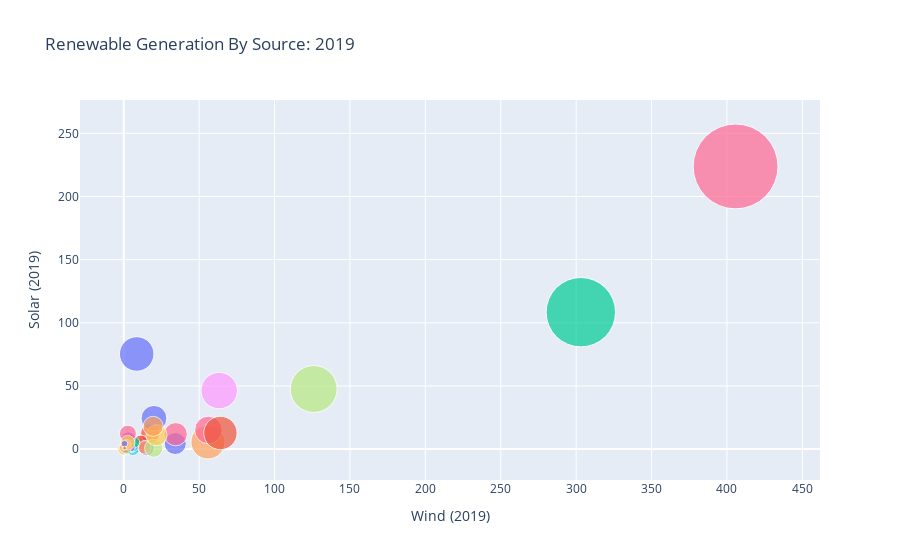

This figure's notebook cell:
### Code cell
fig = pex.scatter(Yr2019, x = "Wind (2019)", y = "Solar (2019)",size="Total (2019)", color=list(Yr2019.index), size_max=60,template="plotly", title="Renewable Generation By Source: 2019")
fig.update_layout(showlegend=False)
fig.update_traces(hovertemplate='<b>Solar</b>: %{y}'+'<br><b>Wind</b>: %{x}<br>')
fig.show()

### Figure 1 — Plotly figure (JSON) as saved in the notebook; plotly's stock layout.template omitted (floating-point values rounded to 4 significant figures)
{"data": [{"hovertemplate": "<b>Solar</b>: %{y}<br><b>Wind</b>: %{x}<br>", "legendgroup": "Canada", "marker": {"color": "#636efa", "size": [49.3], "sizemode": "area", "sizeref": 0.2034, "symbol": "circle"}, "mode": "markers", "name": "Canada", "orientation": "v", "showlegend": true, "type": "scatter", "x": [34.17], "xaxis": "x", "y": [4.315], "yaxis": "y"}, {"hovertemplate": "<b>Solar</b>: %{y}<br><b>Wind</b>: %{x}<br>", "legendgroup": "Mexico", "marker": {"color": "#EF553B", "size": [37.79], "sizemode": "area", "sizeref": 0.2034, "symbol": "circle"}, "mode": "markers", "name": "Mexico", "orientation": "v", "showlegend": true, "type": "scatter", "x": [17.6], "xaxis": "x", "y": [12.44], "yaxis": "y"}, {"hovertemplate": "<b>Solar</b>: %{y}<br><b>Wind</b>: %{x}<br>", "legendgroup": "US", "marker": {"color": "#00cc96", "size": [489.8], "sizemode": "area", "sizeref": 0.2034, "symbol": "circle"}, "mode": "markers", "name": "US", "orientation": "v", "showlegend": true, "type": "scatter", "x": [303.1], "xaxis": "x", "y": [108.4], "yaxis": "y"}, {"hovertemplate": "<b>Solar</b>: %{y}<br><b>Wind</b>: %{x}<br>", "legendgroup": "Argentina", "marker": {"color": "#ab63fa", "size": [8.193], "sizemode": "area", "sizeref": 0.2034, "symbol": "circle"}, "mode": "markers", "name": "Argentina", "orientation": "v", "showlegend": true, "type": "scatter", "x": [4.996], "xaxis": "x", "y": [0.7997], "yaxis": "y"}, {"hovertemplate": "<b>Solar</b>: %{y}<br><b>Wind</b>: %{x}<br>", "legendgroup": "Brazil", "marker": {"color": "#FFA15A", "size": [117.7], "sizemode": "area", "sizeref": 0.2034, "symbol": "circle"}, "mode": "markers", "name": "Brazil", "orientation": "v", "showlegend": true, "type": "scatter", "x": [55.83], "xaxis": "x", "y": [5.563], "yaxis": "y"}, {"hovertemplate": "<b>Solar</b>: %{y}<br><b>Wind</b>: %{x}<br>", "legendgroup": "Chile", "marker": {"color": "#19d3f3", "size": [21.59], "sizemode": "area", "sizeref": 0.2034, "symbol": "circle"}, "mode": "markers", "name": "Chile", "orientation": "v", "showlegend": true, "type": "scatter", "x": [5.3], "xaxis": "x", "y": [6.3], "yaxis": "y"}, {"hovertemplate": "<b>Solar</b>: %{y}<br><b>Wind</b>: %{x}<br>", "legendgroup": "Colombia", "marker": {"color": "#FF6692", "size": [2.23], "sizemode": "area", "sizeref": 0.2034, "symbol": "circle"}, "mode": "markers", "name": "Colombia", "orientation": "v", "showlegend": true, "type": "scatter", "x": [0.05954], "xaxis": "x", "y": [0.1231], "yaxis": "y"}, {"hovertemplate": "<b>Solar</b>: %{y}<br><b>Wind</b>: %{x}<br>", "legendgroup": "Ecuador", "marker": {"color": "#B6E880", "size": [0.7067], "sizemode": "area", "sizeref": 0.2034, "symbol": "circle"}, "mode": "markers", "name": "Ecuador", "orientation": "v", "showlegend": true, "type": "scatter", "x": [0.08553], "xaxis": "x", "y": [0.1665], "yaxis": "y"}, {"hovertemplate": "<b>Solar</b>: %{y}<br><b>Wind</b>: %{x}<br>", "legendgroup": "Peru", "marker": {"color": "#FF97FF", "size": [4.022], "sizemode": "area", "sizeref": 0.2034, "symbol": "circle"}, "mode": "markers", "name": "Peru", "orientation": "v", "showlegend": true, "type": "scatter", "x": [1.646], "xaxis": "x", "y": [0.7617], "yaxis": "y"}, {"hovertemplate": "<b>Solar</b>: %{y}<br><b>Wind</b>: %{x}<br>", "legendgroup": "Trinidad & Tobago", "marker": {"color": "#FECB52", "size": [0.00467], "sizemode": "area", "sizeref": 0.2034, "symbol": "circle"}, "mode": "markers", "name": "Trinidad & Tobago", "orientation": "v", "showlegend": true, "type": "scatter", "x": [0], "xaxis": "x", "y": [0.00467], "yaxis": "y"}, {"hovertemplate": "<b>Solar</b>: %{y}<br><b>Wind</b>: %{x}<br>", "legendgroup": "Venezuela", "marker": {"color": "#636efa", "size": [0.1597], "sizemode": "area", "sizeref": 0.2034, "symbol": "circle"}, "mode": "markers", "name": "Venezuela", "orientation": "v", "showlegend": true, "type": "scatter", "x": [0.1479], "xaxis": "x", "y": [0.01183], "yaxis": "y"}, {"hovertemplate": "<b>Solar</b>: %{y}<br><b>Wind</b>: %{x}<br>", "legendgroup": "Other S. & Cent. America", "marker": {"color": "#EF553B", "size": [29.59], "sizemode": "area", "sizeref": 0.2034, "symbol": "circle"}, "mode": "markers", "name": "Other S. & Cent. America", "orientation": "v", "showlegend": true, "type": "scatter", "x": [11.09], "xaxis": "x", "y": [3.887], "yaxis": "y"}, {"hovertemplate": "<b>Solar</b>: %{y}<br><b>Wind</b>: %{x}<br>", "legendgroup": "Austria", "marker": {"color": "#00cc96", "size": [13.57], "sizemode": "area", "sizeref": 0.2034, "symbol": "circle"}, "mode": "markers", "name": "Austria", "orientation": "v", "showlegend": true, "type": "scatter", "x": [7.435], "xaxis": "x", "y": [1.352], "yaxis": "y"}, {"hovertemplate": "<b>Solar</b>: %{y}<br><b>Wind</b>: %{x}<br>", "legendgroup": "Belgium", "marker": {"color": "#ab63fa", "size": [18.61], "sizemode": "area", "sizeref": 0.2034, "symbol": "circle"}, "mode": "markers", "name": "Belgium", "orientation": "v", "showlegend": true, "type": "scatter", "x": [9.532], "xaxis": "x", "y": [3.947], "yaxis": "y"}, {"hovertemplate": "<b>Solar</b>: %{y}<br><b>Wind</b>: %{x}<br>", "legendgroup": "Czech Republic", "marker": {"color": "#FFA15A", "size": [7.907], "sizemode": "area", "sizeref": 0.2034, "symbol": "circle"}, "mode": "markers", "name": "Czech Republic", "orientation": "v", "showlegend": true, "type": "scatter", "x": [0.7], "xaxis": "x", "y": [2.282], "yaxis": "y"}, {"hovertemplate": "<b>Solar</b>: %{y}<br><b>Wind</b>: %{x}<br>", "legendgroup": "Finland", "marker": {"color": "#19d3f3", "size": [18.36], "sizemode": "area", "sizeref": 0.2034, "symbol": "circle"}, "mode": "markers", "name": "Finland", "orientation": "v", "showlegend": true, "type": "scatter", "x": [5.985], "xaxis": "x", "y": [0.1781], "yaxis": "y"}, {"hovertemplate": "<b>Solar</b>: %{y}<br><b>Wind</b>: %{x}<br>", "legendgroup": "France", "marker": {"color": "#FF6692", "size": [54.91], "sizemode": "area", "sizeref": 0.2034, "symbol": "circle"}, "mode": "markers", "name": "France", "orientation": "v", "showlegend": true, "type": "scatter", "x": [34.48], "xaxis": "x", "y": [11.73], "yaxis": "y"}, {"hovertemplate": "<b>Solar</b>: %{y}<br><b>Wind</b>: %{x}<br>", "legendgroup": "Germany", "marker": {"color": "#B6E880", "size": [224.1], "sizemode": "area", "sizeref": 0.2034, "symbol": "circle"}, "mode": "markers", "name": "Germany", "orientation": "v", "showlegend": true, "type": "scatter", "x": [126.0], "xaxis": "x", "y": [47.52], "yaxis": "y"}, {"hovertemplate": "<b>Solar</b>: %{y}<br><b>Wind</b>: %{x}<br>", "legendgroup": "Greece", "marker": {"color": "#FF97FF", "size": [11.56], "sizemode": "area", "sizeref": 0.2034, "symbol": "circle"}, "mode": "markers", "name": "Greece", "orientation": "v", "showlegend": true, "type": "scatter", "x": [7.278], "xaxis": "x", "y": [3.96], "yaxis": "y"}, {"hovertemplate": "<b>Solar</b>: %{y}<br><b>Wind</b>: %{x}<br>", "legendgroup": "Hungary", "marker": {"color": "#FECB52", "size": [4.256], "sizemode": "area", "sizeref": 0.2034, "symbol": "circle"}, "mode": "markers", "name": "Hungary", "orientation": "v", "showlegend": true, "type": "scatter", "x": [0.726], "xaxis": "x", "y": [1.384], "yaxis": "y"}, {"hovertemplate": "<b>Solar</b>: %{y}<br><b>Wind</b>: %{x}<br>", "legendgroup": "Italy", "marker": {"color": "#636efa", "size": [67.62], "sizemode": "area", "sizeref": 0.2034, "symbol": "circle"}, "mode": "markers", "name": "Italy", "orientation": "v", "showlegend": true, "type": "scatter", "x": [20.06], "xaxis": "x", "y": [24.33], "yaxis": "y"}, {"hovertemplate": "<b>Solar</b>: %{y}<br><b>Wind</b>: %{x}<br>", "legendgroup": "Netherlands", "marker": {"color": "#EF553B", "size": [22.28], "sizemode": "area", "sizeref": 0.2034, "symbol": "circle"}, "mode": "markers", "name": "Netherlands", "orientation": "v", "showlegend": true, "type": "scatter", "x": [11.46], "xaxis": "x", "y": [5.189], "yaxis": "y"}, {"hovertemplate": "<b>Solar</b>: %{y}<br><b>Wind</b>: %{x}<br>", "legendgroup": "Norway", "marker": {"color": "#00cc96", "size": [5.911], "sizemode": "area", "sizeref": 0.2034, "symbol": "circle"}, "mode": "markers", "name": "Norway", "orientation": "v", "showlegend": true, "type": "scatter", "x": [5.538], "xaxis": "x", "y": [0.1125], "yaxis": "y"}, {"hovertemplate": "<b>Solar</b>: %{y}<br><b>Wind</b>: %{x}<br>", "legendgroup": "Poland", "marker": {"color": "#ab63fa", "size": [23.1], "sizemode": "area", "sizeref": 0.2034, "symbol": "circle"}, "mode": "markers", "name": "Poland", "orientation": "v", "showlegend": true, "type": "scatter", "x": [15.04], "xaxis": "x", "y": [0.713], "yaxis": "y"}, {"hovertemplate": "<b>Solar</b>: %{y}<br><b>Wind</b>: %{x}<br>", "legendgroup": "Portugal", "marker": {"color": "#FFA15A", "size": [18.56], "sizemode": "area", "sizeref": 0.2034, "symbol": "circle"}, "mode": "markers", "name": "Portugal", "orientation": "v", "showlegend": true, "type": "scatter", "x": [13.74], "xaxis": "x", "y": [1.275], "yaxis": "y"}, {"hovertemplate": "<b>Solar</b>: %{y}<br><b>Wind</b>: %{x}<br>", "legendgroup": "Romania", "marker": {"color": "#19d3f3", "size": [9.023], "sizemode": "area", "sizeref": 0.2034, "symbol": "circle"}, "mode": "markers", "name": "Romania", "orientation": "v", "showlegend": true, "type": "scatter", "x": [6.744], "xaxis": "x", "y": [1.734], "yaxis": "y"}, {"hovertemplate": "<b>Solar</b>: %{y}<br><b>Wind</b>: %{x}<br>", "legendgroup": "Spain", "marker": {"color": "#FF6692", "size": [77.49], "sizemode": "area", "sizeref": 0.2034, "symbol": "circle"}, "mode": "markers", "name": "Spain", "orientation": "v", "showlegend": true, "type": "scatter", "x": [56.17], "xaxis": "x", "y": [15.04], "yaxis": "y"}, {"hovertemplate": "<b>Solar</b>: %{y}<br><b>Wind</b>: %{x}<br>", "legendgroup": "Sweden", "marker": {"color": "#B6E880", "size": [33.59], "sizemode": "area", "sizeref": 0.2034, "symbol": "circle"}, "mode": "markers", "name": "Sweden", "orientation": "v", "showlegend": true, "type": "scatter", "x": [19.88], "xaxis": "x", "y": [0.5867], "yaxis": "y"}, {"hovertemplate": "<b>Solar</b>: %{y}<br><b>Wind</b>: %{x}<br>", "legendgroup": "Switzerland", "marker": {"color": "#FF97FF", "size": [4.144], "sizemode": "area", "sizeref": 0.2034, "symbol": "circle"}, "mode": "markers", "name": "Switzerland", "orientation": "v", "showlegend": true, "type": "scatter", "x": [0.122], "xaxis": "x", "y": [2.26], "yaxis": "y"}, {"hovertemplate": "<b>Solar</b>: %{y}<br><b>Wind</b>: %{x}<br>", "legendgroup": "Turkey", "marker": {"color": "#FECB52", "size": [45.33], "sizemode": "area", "sizeref": 0.2034, "symbol": "circle"}, "mode": "markers", "name": "Turkey", "orientation": "v", "showlegend": true, "type": "scatter", "x": [21.7], "xaxis": "x", "y": [10.92], "yaxis": "y"}, {"hovertemplate": "<b>Solar</b>: %{y}<br><b>Wind</b>: %{x}<br>", "legendgroup": "Ukraine", "marker": {"color": "#636efa", "size": [5.037], "sizemode": "area", "sizeref": 0.2034, "symbol": "circle"}, "mode": "markers", "name": "Ukraine", "orientation": "v", "showlegend": true, "type": "scatter", "x": [1.885], "xaxis": "x", "y": [2.911], "yaxis": "y"}, {"hovertemplate": "<b>Solar</b>: %{y}<br><b>Wind</b>: %{x}<br>", "legendgroup": "United Kingdom", "marker": {"color": "#EF553B", "size": [113.4], "sizemode": "area", "sizeref": 0.2034, "symbol": "circle"}, "mode": "markers", "name": "United Kingdom", "orientation": "v", "showlegend": true, "type": "scatter", "x": [64.13], "xaxis": "x", "y": [12.68], "yaxis": "y"}, {"hovertemplate": "<b>Solar</b>: %{y}<br><b>Wind</b>: %{x}<br>", "legendgroup": "Other Europe", "marker": {"color": "#00cc96", "size": [2.021], "sizemode": "area", "sizeref": 0.2034, "symbol": "circle"}, "mode": "markers", "name": "Other Europe", "orientation": "v", "showlegend": true, "type": "scatter", "x": [1.498], "xaxis": "x", "y": [0.294], "yaxis": "y"}, {"hovertemplate": "<b>Solar</b>: %{y}<br><b>Wind</b>: %{x}<br>", "legendgroup": "Azerbaijan", "marker": {"color": "#ab63fa", "size": [0.2595], "sizemode": "area", "sizeref": 0.2034, "symbol": "circle"}, "mode": "markers", "name": "Azerbaijan", "orientation": "v", "showlegend": true, "type": "scatter", "x": [0.1346], "xaxis": "x", "y": [0.0438], "yaxis": "y"}, {"hovertemplate": "<b>Solar</b>: %{y}<br><b>Wind</b>: %{x}<br>", "legendgroup": "Belarus", "marker": {"color": "#FFA15A", "size": [0.34], "sizemode": "area", "sizeref": 0.2034, "symbol": "circle"}, "mode": "markers", "name": "Belarus", "orientation": "v", "showlegend": true, "type": "scatter", "x": [0.1063], "xaxis": "x", "y": [0.1198], "yaxis": "y"}, {"hovertemplate": "<b>Solar</b>: %{y}<br><b>Wind</b>: %{x}<br>", "legendgroup": "Kazakhstan", "marker": {"color": "#19d3f3", "size": [0.7916], "sizemode": "area", "sizeref": 0.2034, "symbol": "circle"}, "mode": "markers", "name": "Kazakhstan", "orientation": "v", "showlegend": true, "type": "scatter", "x": [0.4958], "xaxis": "x", "y": [0.2907], "yaxis": "y"}, {"hovertemplate": "<b>Solar</b>: %{y}<br><b>Wind</b>: %{x}<br>", "legendgroup": "Russian Federation", "marker": {"color": "#FF6692", "size": [1.82], "sizemode": "area", "sizeref": 0.2034, "symbol": "circle"}, "mode": "markers", "name": "Russian Federation", "orientation": "v", "showlegend": true, "type": "scatter", "x": [0.3148], "xaxis": "x", "y": [0.985], "yaxis": "y"}, {"hovertemplate": "<b>Solar</b>: %{y}<br><b>Wind</b>: %{x}<br>", "legendgroup": "Turkmenistan", "marker": {"color": "#B6E880", "size": [0.00696], "sizemode": "area", "sizeref": 0.2034, "symbol": "circle"}, "mode": "markers", "name": "Turkmenistan", "orientation": "v", "showlegend": true, "type": "scatter", "x": [0], "xaxis": "x", "y": [0.00696], "yaxis": "y"}, {"hovertemplate": "<b>Solar</b>: %{y}<br><b>Wind</b>: %{x}<br>", "legendgroup": "Uzbekistan", "marker": {"color": "#FF97FF", "size": [0.003811], "sizemode": "area", "sizeref": 0.2034, "symbol": "circle"}, "mode": "markers", "name": "Uzbekistan", "orientation": "v", "showlegend": true, "type": "scatter", "x": [0], "xaxis": "x", "y": [0.003811], "yaxis": "y"}, {"hovertemplate": "<b>Solar</b>: %{y}<br><b>Wind</b>: %{x}<br>", "legendgroup": "Other CIS", "marker": {"color": "#FECB52", "size": [0.06714], "sizemode": "area", "sizeref": 0.2034, "symbol": "circle"}, "mode": "markers", "name": "Other CIS", "orientation": "v", "showlegend": true, "type": "scatter", "x": [0.0262], "xaxis": "x", "y": [0.02114], "yaxis": "y"}, {"hovertemplate": "<b>Solar</b>: %{y}<br><b>Wind</b>: %{x}<br>", "legendgroup": "Iran", "marker": {"color": "#636efa", "size": [0.5525], "sizemode": "area", "sizeref": 0.2034, "symbol": "circle"}, "mode": "markers", "name": "Iran", "orientation": "v", "showlegend": true, "type": "scatter", "x": [0.3573], "xaxis": "x", "y": [0.1707], "yaxis": "y"}, {"hovertemplate": "<b>Solar</b>: %{y}<br><b>Wind</b>: %{x}<br>", "legendgroup": "Iraq", "marker": {"color": "#EF553B", "size": [0.05731], "sizemode": "area", "sizeref": 0.2034, "symbol": "circle"}, "mode": "markers", "name": "Iraq", "orientation": "v", "showlegend": true, "type": "scatter", "x": [0], "xaxis": "x", "y": [0.05731], "yaxis": "y"}, {"hovertemplate": "<b>Solar</b>: %{y}<br><b>Wind</b>: %{x}<br>", "legendgroup": "Israel", "marker": {"color": "#00cc96", "size": [2.885], "sizemode": "area", "sizeref": 0.2034, "symbol": "circle"}, "mode": "markers", "name": "Israel", "orientation": "v", "showlegend": true, "type": "scatter", "x": [0.06445], "xaxis": "x", "y": [2.719], "yaxis": "y"}, {"hovertemplate": "<b>Solar</b>: %{y}<br><b>Wind</b>: %{x}<br>", "legendgroup": "Kuwait", "marker": {"color": "#ab63fa", "size": [0.1599], "sizemode": "area", "sizeref": 0.2034, "symbol": "circle"}, "mode": "markers", "name": "Kuwait", "orientation": "v", "showlegend": true, "type": "scatter", "x": [0.01752], "xaxis": "x", "y": [0.1424], "yaxis": "y"}, {"hovertemplate": "<b>Solar</b>: %{y}<br><b>Wind</b>: %{x}<br>", "legendgroup": "Oman", "marker": {"color": "#FFA15A", "size": [0.003755], "sizemode": "area", "sizeref": 0.2034, "symbol": "circle"}, "mode": "markers", "name": "Oman", "orientation": "v", "showlegend": true, "type": "scatter", "x": [0], "xaxis": "x", "y": [0.003755], "yaxis": "y"}, {"hovertemplate": "<b>Solar</b>: %{y}<br><b>Wind</b>: %{x}<br>", "legendgroup": "Qatar", "marker": {"color": "#19d3f3", "size": [0.1232], "sizemode": "area", "sizeref": 0.2034, "symbol": "circle"}, "mode": "markers", "name": "Qatar", "orientation": "v", "showlegend": true, "type": "scatter", "x": [0], "xaxis": "x", "y": [0.008364], "yaxis": "y"}, {"hovertemplate": "<b>Solar</b>: %{y}<br><b>Wind</b>: %{x}<br>", "legendgroup": "Saudi Arabia", "marker": {"color": "#FF6692", "size": [1.781], "sizemode": "area", "sizeref": 0.2034, "symbol": "circle"}, "mode": "markers", "name": "Saudi Arabia", "orientation": "v", "showlegend": true, "type": "scatter", "x": [0], "xaxis": "x", "y": [1.781], "yaxis": "y"}, {"hovertemplate": "<b>Solar</b>: %{y}<br><b>Wind</b>: %{x}<br>", "legendgroup": "United Arab Emirates", "marker": {"color": "#B6E880", "size": [4.176], "sizemode": "area", "sizeref": 0.2034, "symbol": "circle"}, "mode": "markers", "name": "United Arab Emirates", "orientation": "v", "showlegend": true, "type": "scatter", "x": [0.001489], "xaxis": "x", "y": [4.169], "yaxis": "y"}, {"hovertemplate": "<b>Solar</b>: %{y}<br><b>Wind</b>: %{x}<br>", "legendgroup": "Other Middle East", "marker": {"color": "#FF97FF", "size": [3.595], "sizemode": "area", "sizeref": 0.2034, "symbol": "circle"}, "mode": "markers", "name": "Other Middle East", "orientation": "v", "showlegend": true, "type": "scatter", "x": [0.7153], "xaxis": "x", "y": [2.87], "yaxis": "y"}, {"hovertemplate": "<b>Solar</b>: %{y}<br><b>Wind</b>: %{x}<br>", "legendgroup": "Algeria", "marker": {"color": "#FECB52", "size": [0.625], "sizemode": "area", "sizeref": 0.2034, "symbol": "circle"}, "mode": "markers", "name": "Algeria", "orientation": "v", "showlegend": true, "type": "scatter", "x": [0.01], "xaxis": "x", "y": [0.615], "yaxis": "y"}, {"hovertemplate": "<b>Solar</b>: %{y}<br><b>Wind</b>: %{x}<br>", "legendgroup": "Egypt", "marker": {"color": "#636efa", "size": [6.469], "sizemode": "area", "sizeref": 0.2034, "symbol": "circle"}, "mode": "markers", "name": "Egypt", "orientation": "v", "showlegend": true, "type": "scatter", "x": [2.792], "xaxis": "x", "y": [3.677], "yaxis": "y"}, {"hovertemplate": "<b>Solar</b>: %{y}<br><b>Wind</b>: %{x}<br>", "legendgroup": "Morocco", "marker": {"color": "#EF553B", "size": [6.281], "sizemode": "area", "sizeref": 0.2034, "symbol": "circle"}, "mode": "markers", "name": "Morocco", "orientation": "v", "showlegend": true, "type": "scatter", "x": [4.699], "xaxis": "x", "y": [1.581], "yaxis": "y"}, {"hovertemplate": "<b>Solar</b>: %{y}<br><b>Wind</b>: %{x}<br>", "legendgroup": "South Africa", "marker": {"color": "#00cc96", "size": [12.63], "sizemode": "area", "sizeref": 0.2034, "symbol": "circle"}, "mode": "markers", "name": "South Africa", "orientation": "v", "showlegend": true, "type": "scatter", "x": [6.938], "xaxis": "x", "y": [5.261], "yaxis": "y"}, {"hovertemplate": "<b>Solar</b>: %{y}<br><b>Wind</b>: %{x}<br>", "legendgroup": "Other Africa", "marker": {"color": "#ab63fa", "size": [19.07], "sizemode": "area", "sizeref": 0.2034, "symbol": "circle"}, "mode": "markers", "name": "Other Africa", "orientation": "v", "showlegend": true, "type": "scatter", "x": [3.069], "xaxis": "x", "y": [8.244], "yaxis": "y"}, {"hovertemplate": "<b>Solar</b>: %{y}<br><b>Wind</b>: %{x}<br>", "legendgroup": "Australia", "marker": {"color": "#FFA15A", "size": [41.05], "sizemode": "area", "sizeref": 0.2034, "symbol": "circle"}, "mode": "markers", "name": "Australia", "orientation": "v", "showlegend": true, "type": "scatter", "x": [19.52], "xaxis": "x", "y": [17.95], "yaxis": "y"}, {"hovertemplate": "<b>Solar</b>: %{y}<br><b>Wind</b>: %{x}<br>", "legendgroup": "Bangladesh", "marker": {"color": "#19d3f3", "size": [0.4335], "sizemode": "area", "sizeref": 0.2034, "symbol": "circle"}, "mode": "markers", "name": "Bangladesh", "orientation": "v", "showlegend": true, "type": "scatter", "x": [0.005081], "xaxis": "x", "y": [0.4206], "yaxis": "y"}, {"hovertemplate": "<b>Solar</b>: %{y}<br><b>Wind</b>: %{x}<br>", "legendgroup": "China", "marker": {"color": "#FF6692", "size": [732.3], "sizemode": "area", "sizeref": 0.2034, "symbol": "circle"}, "mode": "markers", "name": "China", "orientation": "v", "showlegend": true, "type": "scatter", "x": [405.7], "xaxis": "x", "y": [223.8], "yaxis": "y"}, {"hovertemplate": "<b>Solar</b>: %{y}<br><b>Wind</b>: %{x}<br>", "legendgroup": "China Hong Kong SAR", "marker": {"color": "#B6E880", "size": [0.1115], "sizemode": "area", "sizeref": 0.2034, "symbol": "circle"}, "mode": "markers", "name": "China Hong Kong SAR", "orientation": "v", "showlegend": true, "type": "scatter", "x": [0.00174], "xaxis": "x", "y": [0.0007828], "yaxis": "y"}, {"hovertemplate": "<b>Solar</b>: %{y}<br><b>Wind</b>: %{x}<br>", "legendgroup": "India", "marker": {"color": "#FF97FF", "size": [134.9], "sizemode": "area", "sizeref": 0.2034, "symbol": "circle"}, "mode": "markers", "name": "India", "orientation": "v", "showlegend": true, "type": "scatter", "x": [63.31], "xaxis": "x", "y": [46.27], "yaxis": "y"}, {"hovertemplate": "<b>Solar</b>: %{y}<br><b>Wind</b>: %{x}<br>", "legendgroup": "Indonesia", "marker": {"color": "#FECB52", "size": [15.95], "sizemode": "area", "sizeref": 0.2034, "symbol": "circle"}, "mode": "markers", "name": "Indonesia", "orientation": "v", "showlegend": true, "type": "scatter", "x": [0.188], "xaxis": "x", "y": [0.06358], "yaxis": "y"}, {"hovertemplate": "<b>Solar</b>: %{y}<br><b>Wind</b>: %{x}<br>", "legendgroup": "Japan", "marker": {"color": "#636efa", "size": [121.2], "sizemode": "area", "sizeref": 0.2034, "symbol": "circle"}, "mode": "markers", "name": "Japan", "orientation": "v", "showlegend": true, "type": "scatter", "x": [8.62], "xaxis": "x", "y": [75.27], "yaxis": "y"}, {"hovertemplate": "<b>Solar</b>: %{y}<br><b>Wind</b>: %{x}<br>", "legendgroup": "Malaysia", "marker": {"color": "#EF553B", "size": [1.683], "sizemode": "area", "sizeref": 0.2034, "symbol": "circle"}, "mode": "markers", "name": "Malaysia", "orientation": "v", "showlegend": true, "type": "scatter", "x": [0], "xaxis": "x", "y": [0.7937], "yaxis": "y"}, {"hovertemplate": "<b>Solar</b>: %{y}<br><b>Wind</b>: %{x}<br>", "legendgroup": "New Zealand", "marker": {"color": "#00cc96", "size": [10.81], "sizemode": "area", "sizeref": 0.2034, "symbol": "circle"}, "mode": "markers", "name": "New Zealand", "orientation": "v", "showlegend": true, "type": "scatter", "x": [2.255], "xaxis": "x", "y": [0.1269], "yaxis": "y"}, {"hovertemplate": "<b>Solar</b>: %{y}<br><b>Wind</b>: %{x}<br>", "legendgroup": "Pakistan", "marker": {"color": "#ab63fa", "size": [6.884], "sizemode": "area", "sizeref": 0.2034, "symbol": "circle"}, "mode": "markers", "name": "Pakistan", "orientation": "v", "showlegend": true, "type": "scatter", "x": [4.778], "xaxis": "x", "y": [1.16], "yaxis": "y"}, {"hovertemplate": "<b>Solar</b>: %{y}<br><b>Wind</b>: %{x}<br>", "legendgroup": "Philippines", "marker": {"color": "#FFA15A", "size": [14.28], "sizemode": "area", "sizeref": 0.2034, "symbol": "circle"}, "mode": "markers", "name": "Philippines", "orientation": "v", "showlegend": true, "type": "scatter", "x": [1.175], "xaxis": "x", "y": [1.331], "yaxis": "y"}, {"hovertemplate": "<b>Solar</b>: %{y}<br><b>Wind</b>: %{x}<br>", "legendgroup": "Singapore", "marker": {"color": "#19d3f3", "size": [0.9511], "sizemode": "area", "sizeref": 0.2034, "symbol": "circle"}, "mode": "markers", "name": "Singapore", "orientation": "v", "showlegend": true, "type": "scatter", "x": [0], "xaxis": "x", "y": [0.1946], "yaxis": "y"}, {"hovertemplate": "<b>Solar</b>: %{y}<br><b>Wind</b>: %{x}<br>", "legendgroup": "South Korea", "marker": {"color": "#FF6692", "size": [29.24], "sizemode": "area", "sizeref": 0.2034, "symbol": "circle"}, "mode": "markers", "name": "South Korea", "orientation": "v", "showlegend": true, "type": "scatter", "x": [2.758], "xaxis": "x", "y": [12.13], "yaxis": "y"}, {"hovertemplate": "<b>Solar</b>: %{y}<br><b>Wind</b>: %{x}<br>", "legendgroup": "Sri Lanka", "marker": {"color": "#B6E880", "size": [0.8264], "sizemode": "area", "sizeref": 0.2034, "symbol": "circle"}, "mode": "markers", "name": "Sri Lanka", "orientation": "v", "showlegend": true, "type": "scatter", "x": [0.3668], "xaxis": "x", "y": [0.3687], "yaxis": "y"}, {"hovertemplate": "<b>Solar</b>: %{y}<br><b>Wind</b>: %{x}<br>", "legendgroup": "Taiwan", "marker": {"color": "#FF97FF", "size": [7.998], "sizemode": "area", "sizeref": 0.2034, "symbol": "circle"}, "mode": "markers", "name": "Taiwan", "orientation": "v", "showlegend": true, "type": "scatter", "x": [1.871], "xaxis": "x", "y": [4.144], "yaxis": "y"}, {"hovertemplate": "<b>Solar</b>: %{y}<br><b>Wind</b>: %{x}<br>", "legendgroup": "Thailand", "marker": {"color": "#FECB52", "size": [21.4], "sizemode": "area", "sizeref": 0.2034, "symbol": "circle"}, "mode": "markers", "name": "Thailand", "orientation": "v", "showlegend": true, "type": "scatter", "x": [2.662], "xaxis": "x", "y": [5.014], "yaxis": "y"}, {"hovertemplate": "<b>Solar</b>: %{y}<br><b>Wind</b>: %{x}<br>", "legendgroup": "Vietnam", "marker": {"color": "#636efa", "size": [4.748], "sizemode": "area", "sizeref": 0.2034, "symbol": "circle"}, "mode": "markers", "name": "Vietnam", "orientation": "v", "showlegend": true, "type": "scatter", "x": [0.4909], "xaxis": "x", "y": [4.181], "yaxis": "y"}, {"hovertemplate": "<b>Solar</b>: %{y}<br><b>Wind</b>: %{x}<br>", "legendgroup": "Other Asia Pacific", "marker": {"color": "#EF553B", "size": [1.414], "sizemode": "area", "sizeref": 0.2034, "symbol": "circle"}, "mode": "markers", "name": "Other Asia Pacific", "orientation": "v", "showlegend": true, "type": "scatter", "x": [0.549], "xaxis": "x", "y": [0.6967], "yaxis": "y"}], "layout": {"legend": {"itemsizing": "constant", "title": {"text": "color"}, "tracegroupgap": 0}, "showlegend": false, "title": {"text": "Renewable Generation By Source: 2019"}, "xaxis": {"anchor": "y", "domain": [0, 1], "title": {"text": "Wind (2019)"}}, "yaxis": {"anchor": "x", "domain": [0, 1], "title": {"text": "Solar (2019)"}}}}
